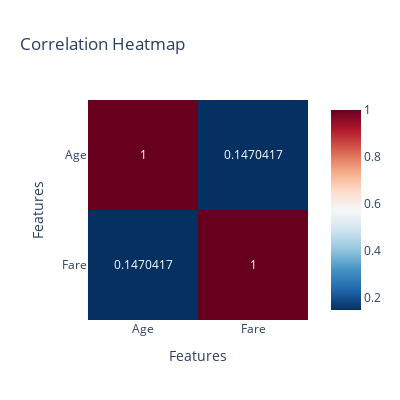

The code cell stored with this chart in its notebook:
### Code cell
fig = px.imshow(
    corr,
    text_auto=True,
    color_continuous_scale="RdBu_r",
    title="Correlation Heatmap"
)

fig.update_layout(
    width=400,
    height=400,
    xaxis_title="Features",
    yaxis_title="Features"
)

fig.show()

### Figure 1 — Plotly figure (JSON) as saved in the notebook; plotly's stock layout.template omitted (floating-point values rounded to 4 significant figures)
{"data": [{"coloraxis": "coloraxis", "hovertemplate": "x: %{x}<br>y: %{y}<br>color: %{z}<extra></extra>", "name": "0", "texttemplate": "%{z}", "type": "heatmap", "x": ["Age", "Fare"], "xaxis": "x", "y": ["Age", "Fare"], "yaxis": "y", "z": [[1.0, 0.147], [0.147, 1.0]]}], "layout": {"coloraxis": {"colorscale": [[0, "rgb(5,48,97)"], [0.1, "rgb(33,102,172)"], [0.2, "rgb(67,147,195)"], [0.3, "rgb(146,197,222)"], [0.4, "rgb(209,229,240)"], [0.5, "rgb(247,247,247)"], [0.6, "rgb(253,219,199)"], [0.7, "rgb(244,165,130)"], [0.8, "rgb(214,96,77)"], [0.9, "rgb(178,24,43)"], [1, "rgb(103,0,31)"]]}, "height": 400, "title": {"text": "Correlation Heatmap"}, "width": 400, "xaxis": {"anchor": "y", "constrain": "domain", "domain": [0, 1], "scaleanchor": "y", "title": {"text": "Features"}}, "yaxis": {"anchor": "x", "autorange": "reversed", "constrain": "domain", "domain": [0, 1], "title": {"text": "Features"}}}}
